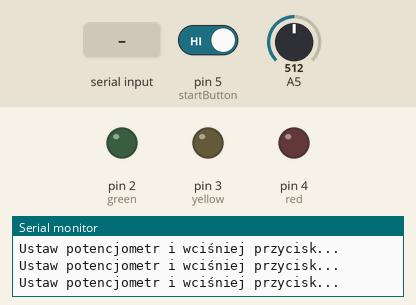
The sketch below on a simulated Arduino Uno, built with avr-gcc and run on an emulated ATmega328P. Shown: output pins drawn as LEDs (lit = HIGH), the last lines printed to the serial monitor. The inputs (shaded band) are chosen by the test bench; at power-on: pin 5 (startButton) HIGH, A5 = 512.

Above: at 16.8 s.
16.9 s: pin 5 (startButton) driven LOW
At 23.4 s:
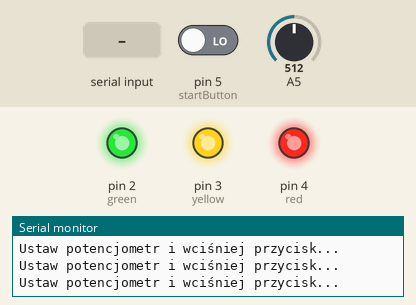
25.5 s: "90,45\n" received over Serial
At 26.2 s:
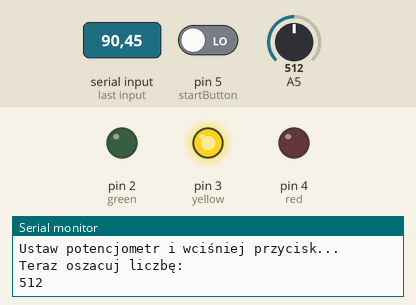
33.5 s: "100\n" received over Serial
At 34.6 s:
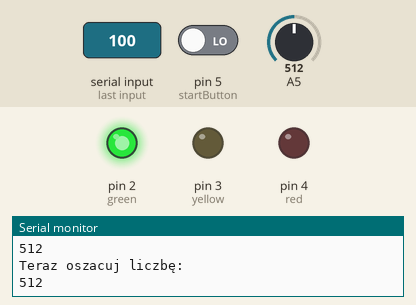
Timing chart, 0 to 40.0 s (numbered marks = the images above; inputs shaded):
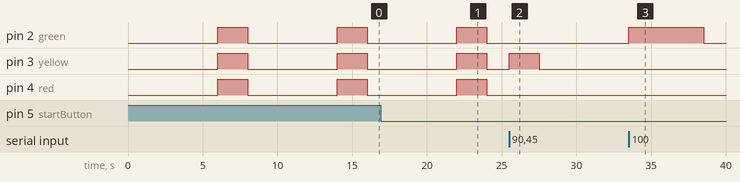

The sketch:

guessTheResistance.ino
```cpp
#define red 4
#define yellow 3
#define green 2
#define startButton 5

int counter = 0;
int settedRes = 0;
int shoot = 0;
bool isWinner = false;

void setup(){
  pinMode(yellow, OUTPUT);
  pinMode(red, OUTPUT);
  pinMode(green, OUTPUT);
  pinMode(startButton, INPUT_PULLUP);
  Serial.begin(9600);
}

void loop(){
  digitalWrite(yellow, LOW);
  digitalWrite(red, LOW);
  digitalWrite(green, LOW);

  Serial.println("Ustaw potencjometr i wciśniej przycisk...");

  if(digitalRead(startButton) == LOW){
    while(counter < 3){

     settedRes = analogRead(A5);

     Serial.println("Teraz oszacuj liczbę: ");
     Serial.println(settedRes);

     while(Serial.available() == 0){}

     shoot = Serial.readStringUntil('\n').toInt();

     if(shoot == 100){
      digitalWrite(green, HIGH);
      delay(5000);
      digitalWrite(green, LOW);
     }else{
      if(counter < 3){
        digitalWrite(yellow, HIGH);
        delay(2000);
        digitalWrite(yellow, LOW);
        counter = counter + 1;
      }else{
        digitalWrite(red, HIGH);
      }
     }
    }
  }

  delay(6000);
  counter = 0;

  digitalWrite(yellow, HIGH);
  digitalWrite(red, HIGH);
  digitalWrite(green, HIGH);

  delay(2000);

  digitalWrite(yellow, LOW);
  digitalWrite(red, LOW);
  digitalWrite(green, LOW);

}
```

Measured:
- after the input at 25.5 s, pin 3 (yellow): LOW → HIGH at once, → LOW 2.0 s later
- after the input at 33.5 s, pin 2 (green): LOW → HIGH at once, → LOW 5.0 s later
- by itself, pin 2 (green), pin 3 (yellow), pin 4 (red): alternates HIGH for 2.0 s and LOW for 6.0 s
